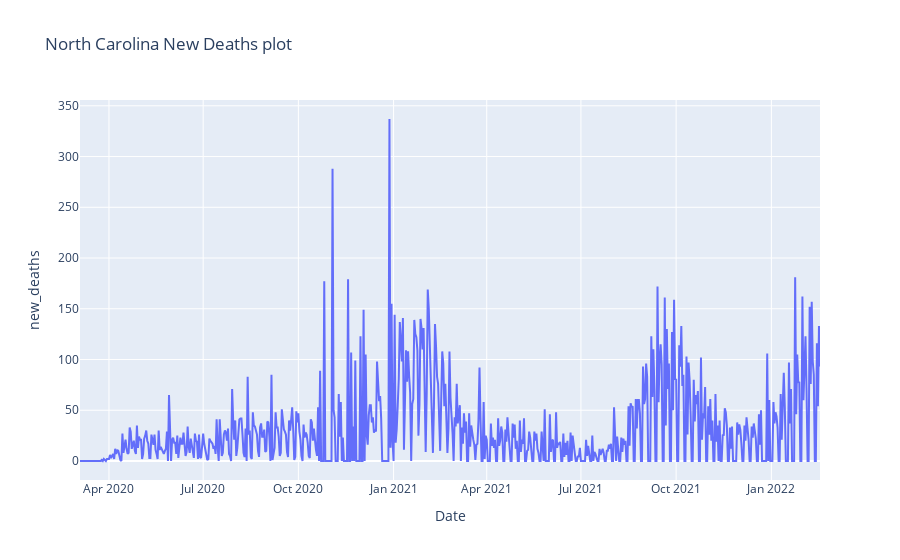

The notebook cell saved with this chart:
### Markdown cell above
## Plotting North Carolina New Deaths

### Code cell
# https://plotly.com/python/line-charts/
fig = px.line(nc_data_1, x="Date", y="new_deaths", title='North Carolina New Deaths plot')
fig.show()

### Figure 1 — Plotly figure (JSON) as saved in the notebook; plotly's stock layout.template omitted (floating-point values rounded to 4 significant figures; data arrays with more than 128 entries replaced by an {"elided": "..."} marker saying what was removed)
{"data": [{"hovertemplate": "Date=%{x}<br>new_deaths=%{y}<extra></extra>", "legendgroup": "", "line": {"color": "#636efa", "dash": "solid"}, "marker": {"symbol": "circle"}, "mode": "lines", "name": "", "orientation": "v", "showlegend": false, "type": "scatter", "x": {"elided": "716 str values"}, "xaxis": "x", "y": {"elided": "716 int values"}, "yaxis": "y"}], "layout": {"legend": {"tracegroupgap": 0}, "title": {"text": "North Carolina New Deaths plot"}, "xaxis": {"anchor": "y", "domain": [0, 1], "title": {"text": "Date"}}, "yaxis": {"anchor": "x", "domain": [0, 1], "title": {"text": "new_deaths"}}}}
